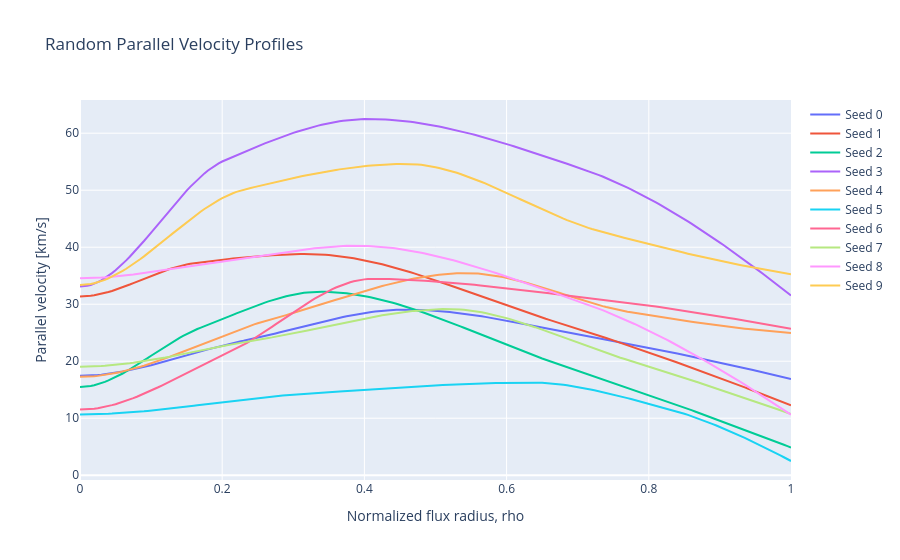

The notebook cell this image was saved under:
### Code cell
figure = go.Figure()

for seed in range(10):
    profiles, parameters = generate_plasma_profiles(
        seed=seed,
    )

    figure.add_trace(
        go.Scatter(
            x=profiles["rho"],
            y=profiles["parallel_velocity"],
            mode="lines",
            name=f"Seed {seed}",
        )
    )

figure.update_layout(
    title="Random Parallel Velocity Profiles",
    xaxis_title="Normalized flux radius, rho",
    yaxis_title="Parallel velocity [km/s]",
)

figure.show()

### Figure 1 — Plotly figure (JSON) as saved in the notebook; plotly's stock layout.template omitted (floating-point values rounded to 4 significant figures; data arrays with more than 128 entries replaced by an {"elided": "..."} marker saying what was removed)
{"data": [{"mode": "lines", "name": "Seed 0", "type": "scatter", "x": {"elided": "201 float values"}, "y": {"elided": "201 float values"}}, {"mode": "lines", "name": "Seed 1", "type": "scatter", "x": {"elided": "201 float values"}, "y": {"elided": "201 float values"}}, {"mode": "lines", "name": "Seed 2", "type": "scatter", "x": {"elided": "201 float values"}, "y": {"elided": "201 float values"}}, {"mode": "lines", "name": "Seed 3", "type": "scatter", "x": {"elided": "201 float values"}, "y": {"elided": "201 float values"}}, {"mode": "lines", "name": "Seed 4", "type": "scatter", "x": {"elided": "201 float values"}, "y": {"elided": "201 float values"}}, {"mode": "lines", "name": "Seed 5", "type": "scatter", "x": {"elided": "201 float values"}, "y": {"elided": "201 float values"}}, {"mode": "lines", "name": "Seed 6", "type": "scatter", "x": {"elided": "201 float values"}, "y": {"elided": "201 float values"}}, {"mode": "lines", "name": "Seed 7", "type": "scatter", "x": {"elided": "201 float values"}, "y": {"elided": "201 float values"}}, {"mode": "lines", "name": "Seed 8", "type": "scatter", "x": {"elided": "201 float values"}, "y": {"elided": "201 float values"}}, {"mode": "lines", "name": "Seed 9", "type": "scatter", "x": {"elided": "201 float values"}, "y": {"elided": "201 float values"}}], "layout": {"title": {"text": "Random Parallel Velocity Profiles"}, "xaxis": {"title": {"text": "Normalized flux radius, rho"}}, "yaxis": {"title": {"text": "Parallel velocity [km/s]"}}}}
